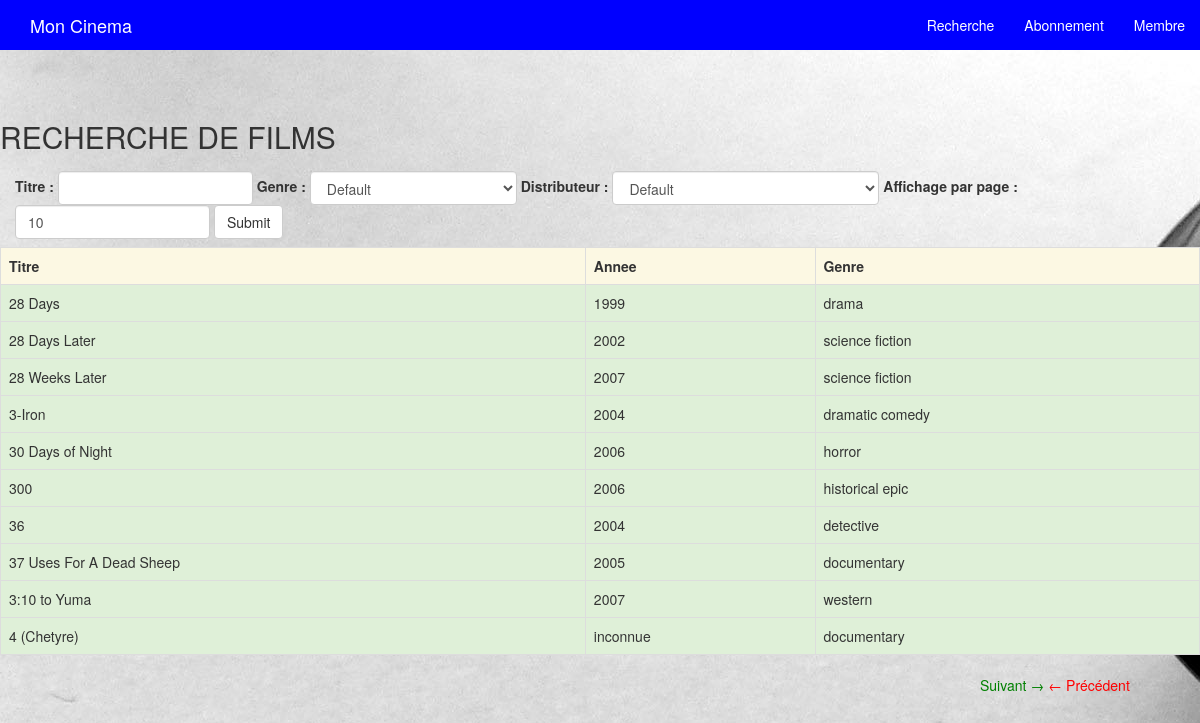
Page /?&limit=10&page=4 on the committed database.
### tables this page shows
CREATE TABLE `tp_film` (
  `id_film` int(11) NOT NULL,
  `id_genre` tinyint(4) DEFAULT NULL,
  `id_distrib` int(11) DEFAULT NULL,
  `titre` varchar(255) NOT NULL,
  `resum` varchar(255) NOT NULL,
  `date_debut_affiche` date NOT NULL,
  `date_fin_affiche` date NOT NULL,
  `duree_min` int(11) NOT NULL,
  `annee_prod` int(11) DEFAULT NULL
);

CREATE TABLE `tp_genre` (
  `id_genre` tinyint(4) NOT NULL,
  `nom` varchar(255) NOT NULL
);

### index.php (called while the page is built)
<?php
include "base_donnees.php";
include "view.php";
?>

### view.php (the view, shortened to what this page needs)
<!DOCTYPE html>
<html lang="fr">
<head>
  <link href="../../dist/css/bootstrap.min.css" rel="stylesheet">
  <link rel="stylesheet" href="https://maxcdn.bootstrapcdn.com/bootstrap/3.3.7/css/bootstrap.min.css">
  <link rel="stylesheet" href="style.css">
</head>
<body>
  <nav class="navbar-fixed-top">
    <div class="container-fluid">
      <div class="navbar-header">
        <a class="navbar-brand" href="#">Mon Cinema</a>
      </div>
      <div id="navbar" class="navbar-collapse collapse">
        <ul class="nav navbar-nav navbar-right">
    <li><a href="index.php">Recherche</a></li>
        <li><a href="abonnement.php">Abonnement</a></li>
        <li><a href="membre.php">Membre</a></li>
      </ul>
     </div>
   </div>
 </nav>
<?php
$query = 'SELECT `id_film`, `titre`, `annee_prod` AS annee, `tp_genre`.`nom` AS genre FROM `tp_film` LEFT JOIN `tp_genre` ON `tp_film`.`id_genre` = `tp_genre`.`id_genre` LEFT JOIN `tp_distrib` ON `tp_distrib`.`id_distrib` = `tp_film`.`id_distrib` WHERE 1';
$emplace= array();
$query .= ' ORDER BY `titre`';
$resultats = $bdd->prepare($query);
$resultats->execute($emplace);
$pagination = $resultats->fetchAll();
$nbFilm = count($pagination);
$limit = 10;
if(isset($_GET['page']))
{
  $actPage = $_GET['page'];
}
else
{
  $actPage = 1;
}
if(isset($_GET['limit']))
{
  $limit = $_GET['limit'];
  $query .= ' LIMIT '.(($actPage - 1)*$limit).", $limit";
}
else
{
  $query .= ' LIMIT '.(($actPage - 1)*$limit).", $limit";
}
$resultats = $bdd->prepare($query);
$resultats->execute($emplace);
$avecFiltres = $resultats->fetchAll();
$nbPages = ceil($nbFilm/$limit);
?>
  <div id="main">
    <section class="bloc_left">
      <header><h2>RECHERCHE DE FILMS</h2></header>
   <form method="GET" class="navbar-form navbar-left" name="searchFilm" action="index.php" >
    <label for="titre">Titre : </label>
      <input class="form-control" type="text" id="titre" name="titre" />
      <label for="genre">Genre : </label>
       <select class="form-control" id="genre" name="genre">
             <option>Default</option>
        </select>
            <label for="distrib">Distributeur : </label>
               <select class="form-control" id="distrib" name="distrib">
                <option>Default</option>
        </select>
        <label for="limit">Affichage par page :</label>
        <input class="form-control" type="number" id="limit" name="limit" value="10" min="0" />
        <input type="submit" class="btn btn-default"  id="valid" name="Validation"  />
      </form>
    </section>
      <table id="indexFilm" class="table table-bordered">
        <tr class="warning">
          <th>Titre</th>
          <th>Annee</th>
          <th>Genre</th>
           </tr>
        <?php
        if(!empty($avecFiltres))
        {
          foreach($avecFiltres as $elem)
          {
            ?>
            <tr class="success">
              <td><?php echo $elem['titre']; ?></td>
              <td>
                <?php
                if($elem['annee'] == 0)
                {
                  echo "inconnue";
                }
                else
                {
                  echo $elem['annee']; ?>
                  <?php
                }
                ?>
              </td>
              <td>
                <?php
                if($elem['genre'] == NULL)
                {
                  echo "inconnu";
                }
                else
                {
                  echo $elem['genre']; ?>
                  <?php
                }
                ?>
            <?php
          }
        }
        else
        {
          ?>
          <tr><td><?php echo "Aucun film trouvée"; ?></td></tr>
          <?php
        }
        ?>
      </table>
      <?php
      if($actPage < $nbPages)
      {
        ?>
          <a href='<?php echo "?"; if(isset($genre)) echo "genre=" . $genre; if(isset($distrib)) echo "&amp;distrib=" . $distrib; if(isset($titre)) echo "&amp;titre=" .$titre; if(isset($limit)) echo "&amp;limit=" .$limit; echo "&amp;page=" . ($actPage+1); ?>' class="next">Suivant &rarr;</a>
        <?php
      }
      if($actPage > 1)
      {
        ?>
        <a href='<?php echo "?"; if(isset($genre)) echo "genre=" . $genre; if(isset($distrib)) echo "&amp;distrib=" . $distrib; if(isset($titre)) echo "&amp;titre=" .$titre; if(isset($limit)) echo "&amp;limit=" .$limit; echo "&amp;page=" . ($actPage-1); ?>' class="previous">&larr; Précédent</a>
        <?php
      }
      ?>
  </div>
</body>
</html>

### style.css (style rules this page uses)
body { padding-top: 100px; background-image: url("cinee.jpeg"); }
nav { background-color: blue; }
nav a { color: #ffffff; }
.next { padding-left: 980px; color: green; }
.previous { color: red; }

### rows in the picture
tp_film: titre "28 Days", annee_prod "1999", id_genre.nom "drama"
tp_film: titre "28 Days Later", annee_prod "2002", id_genre.nom "science fiction"
tp_film: titre "28 Weeks Later", annee_prod "2007", id_genre.nom "science fiction"
tp_film: titre "3-Iron", annee_prod "2004", id_genre.nom "dramatic comedy"
tp_film: titre "30 Days of Night", annee_prod "2006", id_genre.nom "horror"
tp_film: titre "300", annee_prod "2006", id_genre.nom "historical epic"
tp_film: titre "36", annee_prod "2004", id_genre.nom "detective"
tp_film: titre "37 Uses For A Dead Sheep", annee_prod "2005", id_genre.nom "documentary"
tp_film: titre "3:10 to Yuma", annee_prod "2007", id_genre.nom "western"
tp_film: titre "4 (Chetyre)", annee_prod "inconnue", id_genre.nom "documentary"
